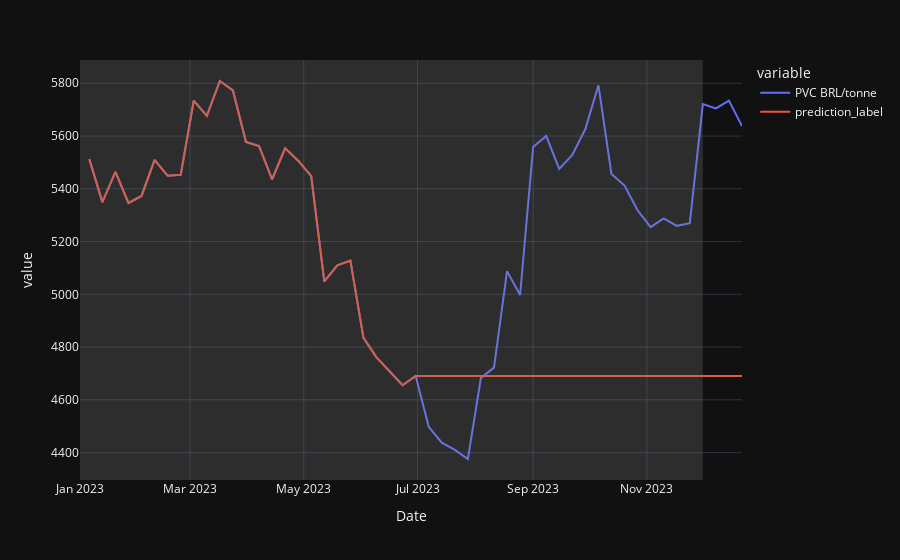

Notebook source saved alongside this figure:
### Code cell
# line plot**
fig = px.line(predictions, x='Date', y=["PVC BRL/tonne", "prediction_label"], template = 'plotly_dark')

# add a vertical rectange for test-set separation**
fig.add_vrect(x0="2023-01-01", x1="2023-12-01", fillcolor="grey", opacity=0.25, line_width=0)

fig.show()
